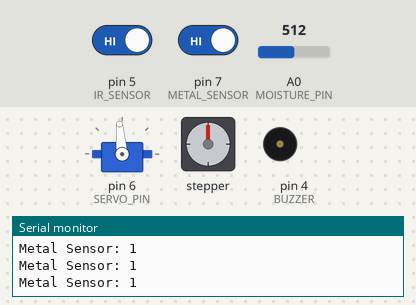
Simulated run of this sketch. Board: Arduino Uno, built with avr-gcc and run on an emulated ATmega328P. On the bench: servo, stepper motor, buzzer (waves = sounding), the last lines printed to the serial monitor. The inputs (shaded band) are chosen by the test bench; at power-on: pin 5 (IR_SENSOR) HIGH, pin 7 (METAL_SENSOR) HIGH, A0 (MOISTURE_PIN) = 512. Stepper angles assume 4096 steps per turn.

Above: at 4.2 s.
4.3 s: pin 5 (IR_SENSOR) driven LOW
At 8.7 s:
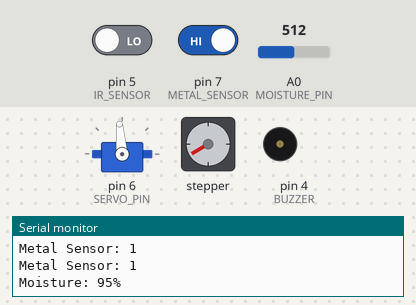
At 9.9 s:
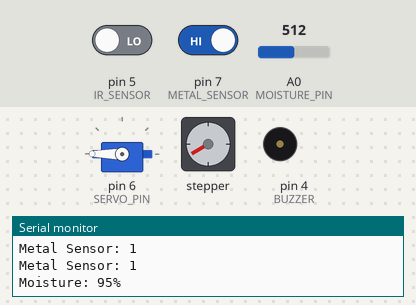
13.3 s: pin 7 (METAL_SENSOR) driven LOW
At 19.9 s:
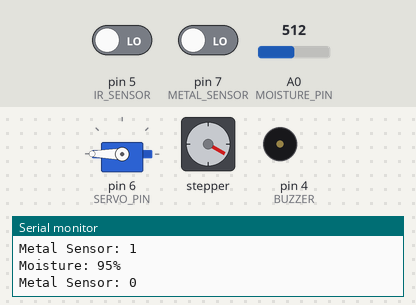
Timing chart, 0 to 25.3 s (numbered marks = the images above; inputs shaded):
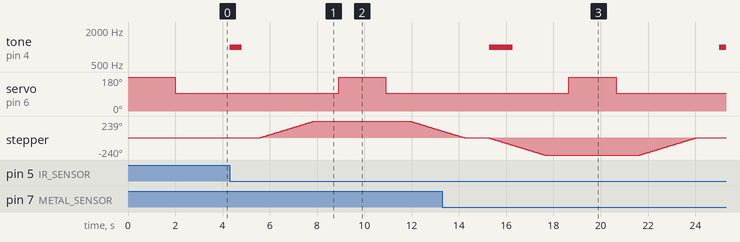

The sketch:

smart_waste_segregation.ino
```cpp
#include <CheapStepper.h>
#include <Servo.h>

// ---------------- Pin Definitions ----------------
#define IR_SENSOR      5
#define SERVO_PIN      6
#define METAL_SENSOR   7
#define BUZZER         4
#define MOISTURE_PIN   A0

// Stepper motor: ULN2003 IN1, IN2, IN3, IN4
CheapStepper stepper(8, 9, 10, 11);
Servo servo1;

// ---------------- Variables ----------------
int soil = 0;
int fsoil = 0;
int servoAng = 95;

void setup() {
  Serial.begin(9600);

  pinMode(METAL_SENSOR, INPUT_PULLUP);
  pinMode(IR_SENSOR, INPUT);
  pinMode(BUZZER, OUTPUT);

  servo1.attach(SERVO_PIN);
  stepper.setRpm(17);

  // Initial servo position
  servo1.write(180);
  delay(2000);
  servo1.write(servoAng);
  delay(1000);
}

void loop() {
  fsoil = 0;

  // ---------------- Metal Detection ----------------
  // Active-LOW proximity sensor: LOW means metal detected.
  int metalState = digitalRead(METAL_SENSOR);
  Serial.print("Metal Sensor: ");
  Serial.println(metalState);

  if (metalState == LOW) {
    tone(BUZZER, 1000, 1000);

    // Move sorting mechanism toward metal bin
    stepper.moveDegreesCCW(240);
    delay(1000);

    servo1.write(180);
    delay(2000);
    servo1.write(servoAng);
    delay(1000);

    // Return sorting mechanism
    stepper.moveDegreesCW(240);
    delay(1000);
  }

  // ---------------- Waste/Object Detection ----------------
  // Common IR modules are active-LOW: LOW means object detected.
  if (digitalRead(IR_SENSOR) == LOW) {
    tone(BUZZER, 1000, 500);
    delay(1000);

    // Take three moisture readings and average them
    fsoil = 0;

    for (int i = 0; i < 3; i++) {
      soil = analogRead(MOISTURE_PIN);
      soil = constrain(soil, 485, 1023);
      fsoil += map(soil, 485, 1023, 100, 0);
      delay(75);
    }

    fsoil = fsoil / 3;

    Serial.print("Moisture: ");
    Serial.print(fsoil);
    Serial.println("%");

    // ---------------- Wet Waste ----------------
    if (fsoil > 20) {
      stepper.moveDegreesCW(240);
      delay(1000);

      servo1.write(180);
      delay(2000);
      servo1.write(servoAng);
      delay(1000);

      // Return sorting mechanism
      stepper.moveDegreesCCW(240);
      delay(1000);
    }

    // ---------------- Dry Waste ----------------
    else {
      tone(BUZZER, 1000, 500);
      delay(1000);

      servo1.write(180);
      delay(2000);
      servo1.write(servoAng);
      delay(1000);
    }
  }
}
```

Measured:
- after the input at 4.3 s, tone on pin 4 (BUZZER): silent → 1000 Hz at once, → silent 0.50 s later; servo on pin 6 (SERVO_PIN): 95° → 180° after 4.6 s, → 95° 2.0 s later; stepper: turns 239° clockwise in 2.4 s, then 139° counter-clockwise in 1.4 s
